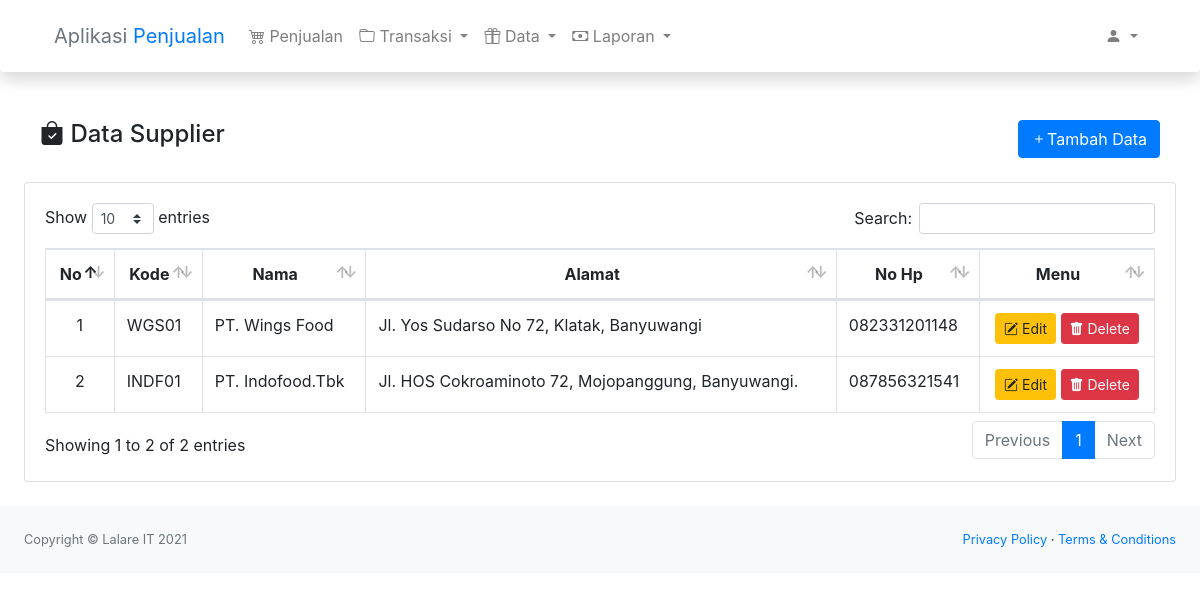
The page /index.php/aplikasi/supplier on the database its author committed.
### tables this page shows
CREATE TABLE "supplier" (
	"kode"	TEXT NOT NULL,
	"nama"	TEXT NOT NULL,
	"alamat"	TEXT NOT NULL,
	"nohp"	TEXT,
	PRIMARY KEY("kode")
);

### application/controllers/aplikasi/Supplier.php (called while the page is built, shortened)
<?php
class Supplier extends CI_Controller
{
    public function __construct()
    {
        $this->load->model('supplier_m');
        $this->load->library('form_validation');
    }
    public function index()
    {
        $this->data();
    }
    public function data()
    {
        $data['supplier'] = $this->supplier_m->get();
        $this->load->view('aplikasi/supplier/data', $data);
    }
}

### index.php (called while the page is built, shortened)
<?php
require_once BASEPATH.'core/CodeIgniter.php';

### application/models/Supplier_m.php (called while the page is built, shortened)
<?php
class Supplier_m extends CI_Model
{
    public function get()
    {
        return $this->db->get('supplier')->result();
    }
}

### application/views/aplikasi/supplier/data.php (the view, shortened to what this page needs)
<div class="container-fluid">
    <div class="d-flex justify-content-between px-3">
        <h4><i class="bi bi-bag-check-fill"></i> Data Supplier</h4>
        <button class="btn btn-primary" data-toggle="modal" data-target="#exampleModalCenter"> <i class="bi bi-plus"></i>Tambah Data</button>
    </div>
    <div class="card mt-4 mb-4">
        <div class="card-body">
            <div class="table-responsive">
                <table class="table table-bordered" id="dataTable" width="100%" cellspacing="0">
                    <thead>
                        <tr class="text-center">
                            <th>No</th>
                            <th>Kode</th>
                            <th>Nama</th>
                            <th>Alamat</th>
                            <th>No Hp</th>
                            <th>Menu</th>
                        </tr>
                    </thead>
                    <tbody>
                        <?php $i = 1; ?>
                        <?php foreach ($supplier as $list) : ?>
                            <tr>
                                <td class="text-center"><?= $i++; ?></td>
                                <td><?= $list->kode; ?></td>
                                <td><?= $list->nama; ?></td>
                                <td><?= $list->alamat; ?></td>
                                <td><?= $list->nohp; ?></td>
                                <td class="text-center" width="150px">
                                    <button class="btn btn-sm btn-warning" data-kode="<?= $list->kode; ?>" data-nama="<?= $list->nama; ?>" data-alamat="<?= $list->alamat; ?>" data-nohp="<?= $list->nohp; ?>" data-toggle="modal" data-target="#modalUpdate">
                                        <i class="bi bi-pencil-square"></i> Edit
                                    </button>
                                    <button class="btn btn-sm btn-danger" onclick="hapus('<?= $list->kode ?>')">
                                        <i class="bi bi-trash-fill"></i> Delete
                                    </button>
                                </td>
                            </tr>
                        <?php endforeach; ?>
                    </tbody>
                </table>
            </div>
        </div>
    </div>
</div>

### rows shown on the page
supplier: kode "WGS01", nama "PT. Wings Food", alamat "Jl. Yos Sudarso No 72, Klatak, Banyuwangi", nohp "082331201148"
supplier: kode "INDF01", nama "PT. Indofood.Tbk", alamat "Jl. HOS Cokroaminoto 72, Mojopanggung, Banyuwangi.", nohp "087856321541"
